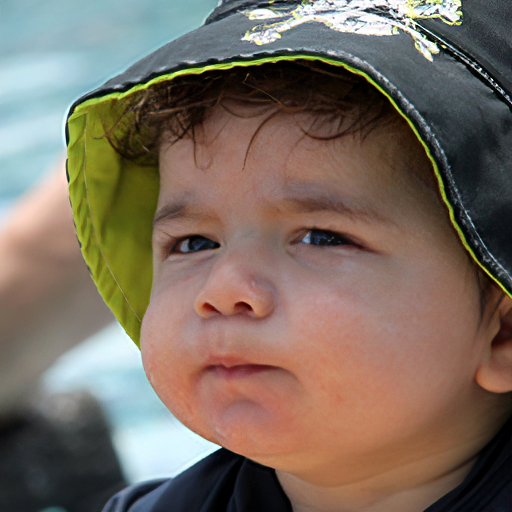
#> input picture saved/00070.png, 512 x 512 px
$ python advanced-image-processing.py
#> lines starting #> are read from the running program, lines starting #| are printed output that depends on the picture
import cv2
import numpy as np
import matplotlib.pyplot as plt

def create_processing_pipeline(image_path):
    """
    Complete image processing pipeline with visualization of each step
    """
#> called with image_path = 'saved/00070.png'
    # Read the image
    original = cv2.imread(image_path)
#> original is the input picture: shape (512, 512, 3); mean B, G, R 96.1, 108.6, 122.4
    if original is None:
        raise ValueError("Could not read the image")

    # Create figure for all steps
    plt.figure(figsize=(20, 15))
    current_plot = 1

    def show_step(img, title):
        nonlocal current_plot
        plt.subplot(3, 3, current_plot)
        plt.imshow(cv2.cvtColor(img, cv2.COLOR_BGR2RGB))
        plt.title(title)
        plt.axis('off')
        current_plot += 1
        return img

    # 1. Original Image
    show_step(original, 'Original Image')

    # 2. Apply CLAHE
    lab = cv2.cvtColor(original, cv2.COLOR_BGR2LAB)
#> lab: shape (512, 512, 3); mean of channels 0, 1, 2 117.8, 132.5, 137.2
    l, a, b = cv2.split(lab)
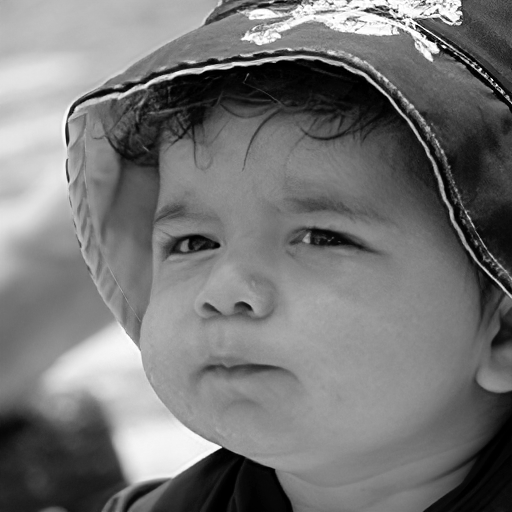
#> l: shape (512, 512); min 0, max 255, mean 117.8
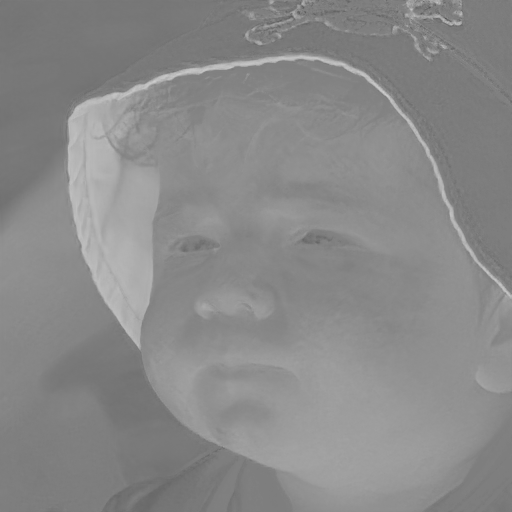
#> b: shape (512, 512); min 86, max 205, mean 137.2
    clahe = cv2.createCLAHE(clipLimit=2.0, tileGridSize=(8,8))
    cl = clahe.apply(l)
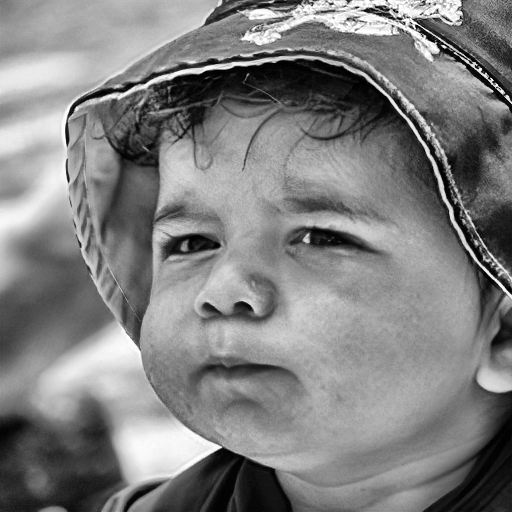
#> cl: shape (512, 512); min 0, max 255, mean 128.4
    clahe_img = cv2.cvtColor(cv2.merge([cl, a, b]), cv2.COLOR_LAB2BGR)
    show_step(clahe_img, 'After CLAHE')

    # 3. Denoise
    denoised = cv2.fastNlMeansDenoisingColored(clahe_img, None, 10, 10, 7, 21)
    show_step(denoised, 'After Denoising')

    # 4. Sharpen
    gaussian_blur = cv2.GaussianBlur(denoised, (0, 0), 2.0)
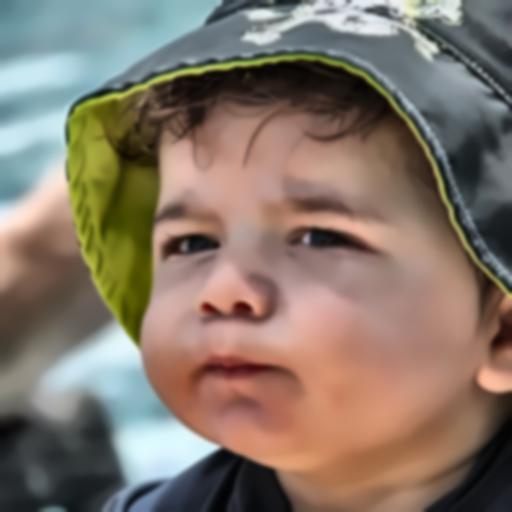
#> gaussian_blur: shape (512, 512, 3); mean B, G, R 106, 118.6, 133
    sharpened = cv2.addWeighted(denoised, 1.5, gaussian_blur, -0.5, 0)
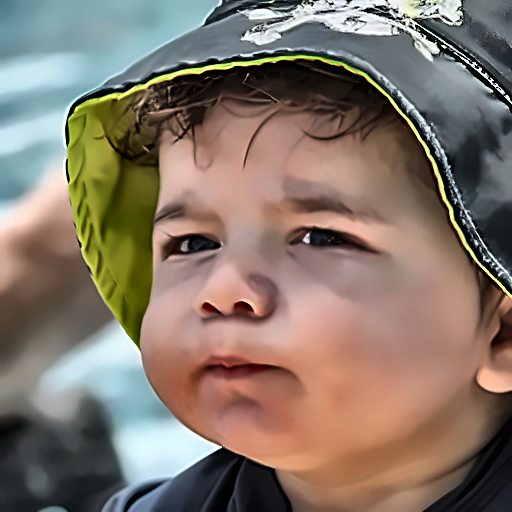
#> sharpened: shape (512, 512, 3); mean B, G, R 106, 118.6, 133
    show_step(sharpened, 'After Sharpening')

    # 5. Color Balance
    lab = cv2.cvtColor(sharpened, cv2.COLOR_BGR2LAB)
#> lab: shape (512, 512, 3); mean of channels 0, 1, 2 128, 132.5, 137.1
    l, a, b = cv2.split(lab)
    a = cv2.add(a, -3)  # Reduce magenta tint
    b = cv2.add(b, 3)   # Add warmth
    color_balanced = cv2.cvtColor(cv2.merge([l, a, b]), cv2.COLOR_LAB2BGR)
    show_step(color_balanced, 'After Color Balance')

    # 6. Edge Enhancement
    kernel = np.array([[-1,-1,-1],
                      [-1, 9,-1],
                      [-1,-1,-1]])
    edge_enhanced = cv2.filter2D(color_balanced, -1, kernel)
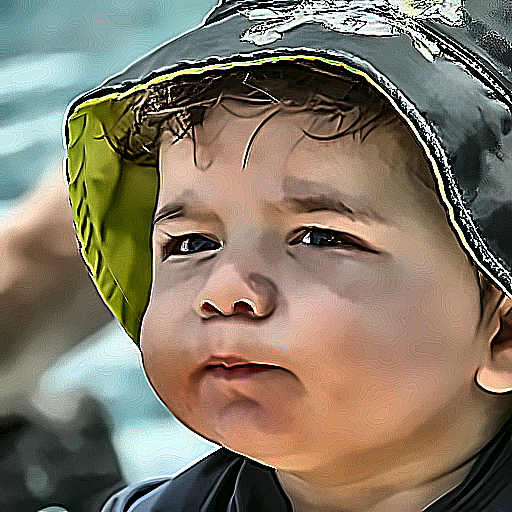
#> edge_enhanced: shape (512, 512, 3); mean B, G, R 102.5, 120.5, 130.9
    show_step(edge_enhanced, 'After Edge Enhancement')

    # 7. Gamma Correction
    gamma = 1.2
    gamma_corrected = np.power(edge_enhanced/255.0, gamma)
    gamma_corrected = np.uint8(gamma_corrected * 255)
    final_image = show_step(gamma_corrected, 'After Gamma Correction')

    # 8. Show histograms of original and final image
    def plot_histogram(img, subplot_pos, title):
#> called with subplot_pos = 8, title = 'Original Histogram'
        plt.subplot(3, 3, subplot_pos)
        colors = ('b', 'g', 'r')
        for i, color in enumerate(colors):
            hist = cv2.calcHist([img], [i], None, [256], [0, 256])
            plt.plot(hist, color=color)
        plt.title(title)
        plt.xlim([0, 256])

    # Original histogram
    plot_histogram(original, 8, 'Original Histogram')

    # Final histogram
    plot_histogram(final_image, 9, 'Final Histogram')

    plt.tight_layout()
    plt.show()
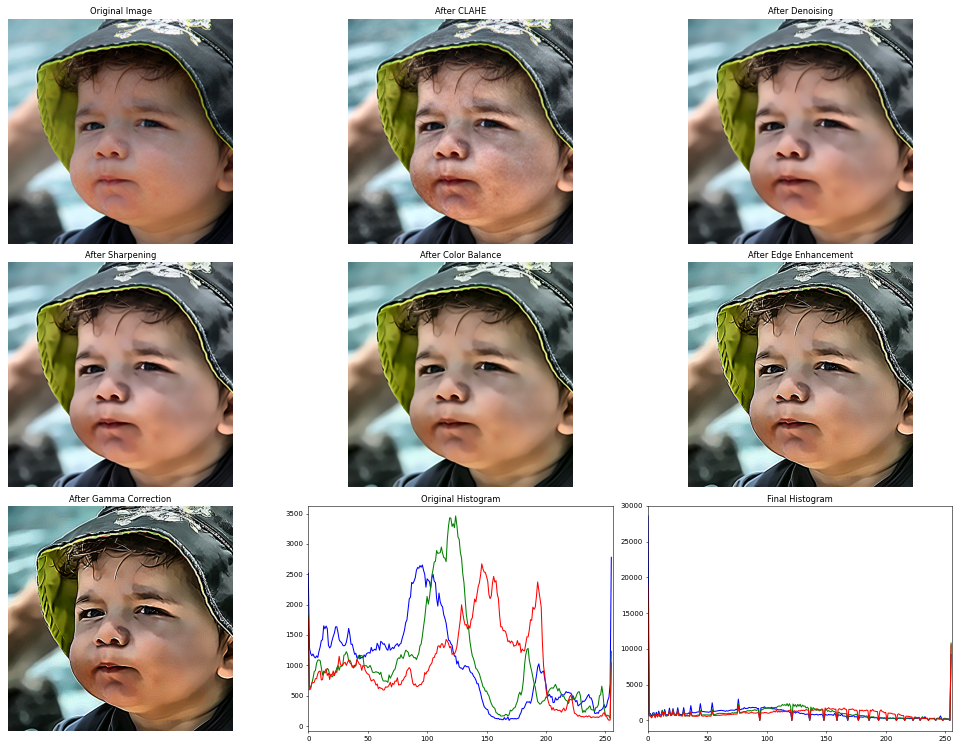
#> figure drawn by matplotlib, 9 panels; panel 8: curve peaks at x = 255, y = 2779; panel 8: curve peaks at x = 124, y = 3460; panel 8: curve peaks at x = 146, y = 2672; panel 9: curve peaks at x = 0, y = 28590

    # Save final image
    cv2.imwrite('enhanced_image.jpg', final_image)

    return final_image

final_image = create_processing_pipeline('saved/00070.png')

$ run again, with saved/00000.png copied over saved/00070.png
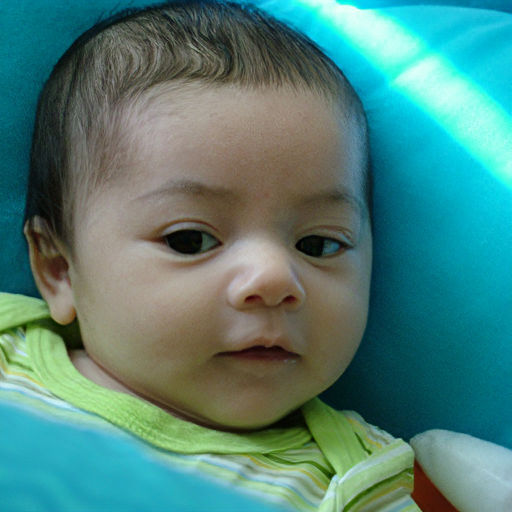
#> input picture saved/00000.png, 512 x 512 px
#> in create_processing_pipeline, original is the input picture: shape (512, 512, 3); mean B, G, R 121.8, 129.6, 78.2
#> in create_processing_pipeline, `cl = clahe.apply(l)`:
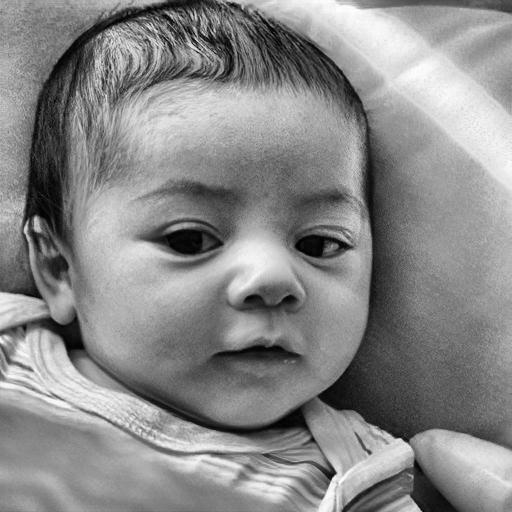
#> cl: shape (512, 512); min 0, max 254, mean 136.9
#> in create_processing_pipeline, `edge_enhanced = cv2.filter2D(color_balanced, -1, kernel)`:
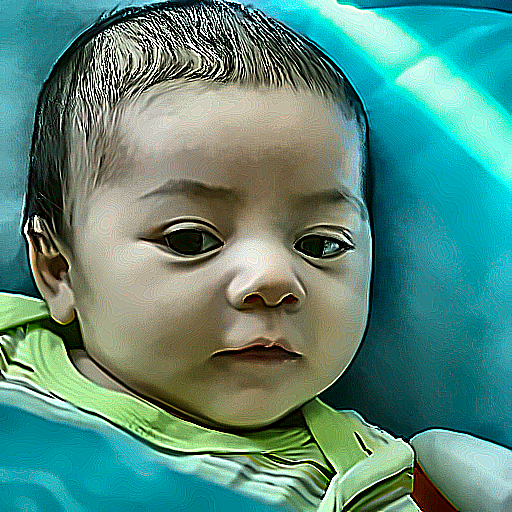
#> edge_enhanced: shape (512, 512, 3); mean B, G, R 125.5, 139, 87.5

$ run again, with saved/00001.png copied over saved/00070.png
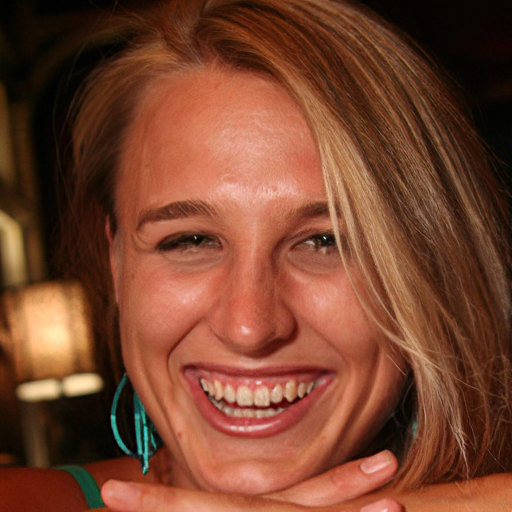
#> input picture saved/00001.png, 512 x 512 px
#> in create_processing_pipeline, original is the input picture: shape (512, 512, 3); mean B, G, R 45.9, 67.8, 120.1
#> in create_processing_pipeline, `cl = clahe.apply(l)`:
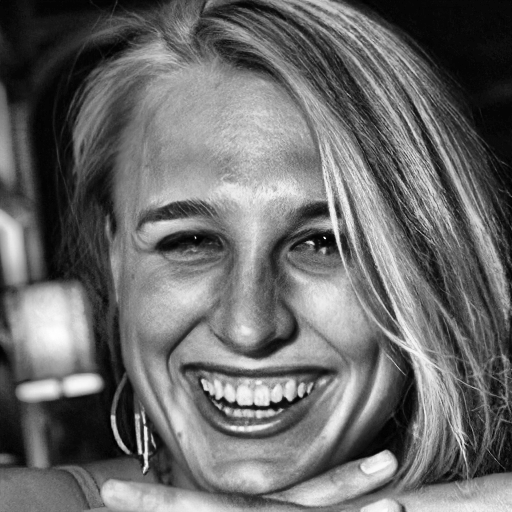
#> cl: shape (512, 512); min 0, max 254, mean 106.3
#> in create_processing_pipeline, `edge_enhanced = cv2.filter2D(color_balanced, -1, kernel)`:
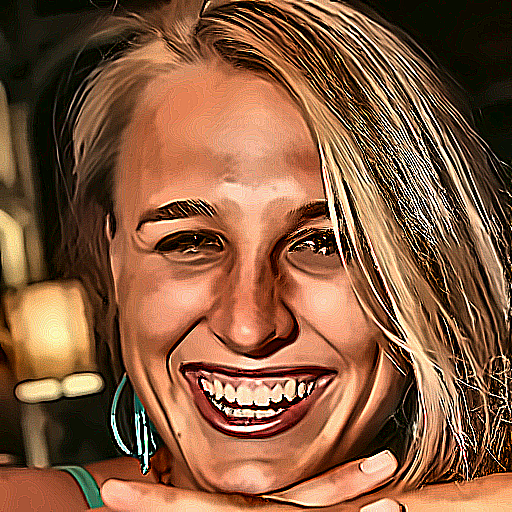
#> edge_enhanced: shape (512, 512, 3); mean B, G, R 62.6, 91.4, 135.7

$ run again, with saved/00002.png copied over saved/00070.png
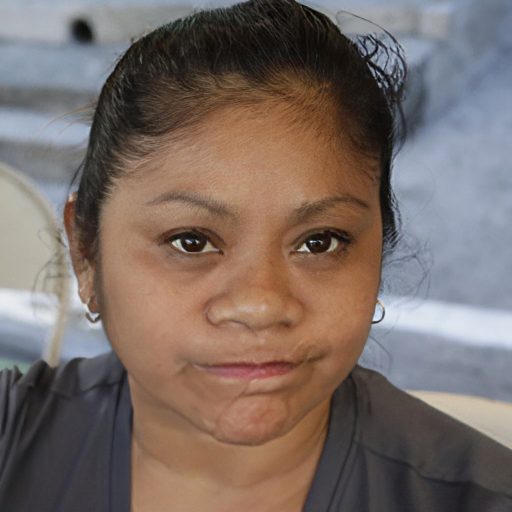
#> input picture saved/00002.png, 512 x 512 px
#> in create_processing_pipeline, original is the input picture: shape (512, 512, 3); mean B, G, R 101.6, 107.6, 121.6
#> in create_processing_pipeline, `edge_enhanced = cv2.filter2D(color_balanced, -1, kernel)`:
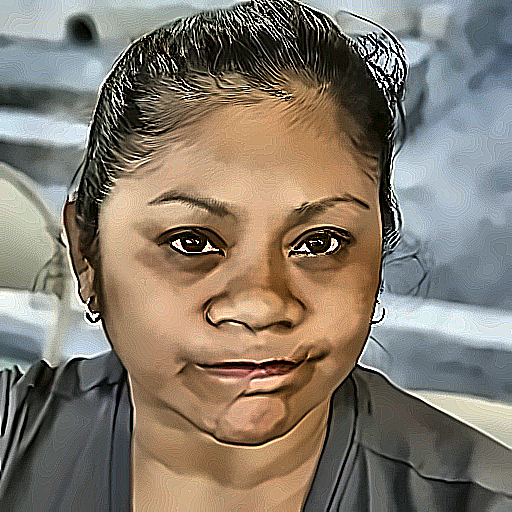
#> edge_enhanced: shape (512, 512, 3); mean B, G, R 109.2, 122.2, 132.4
